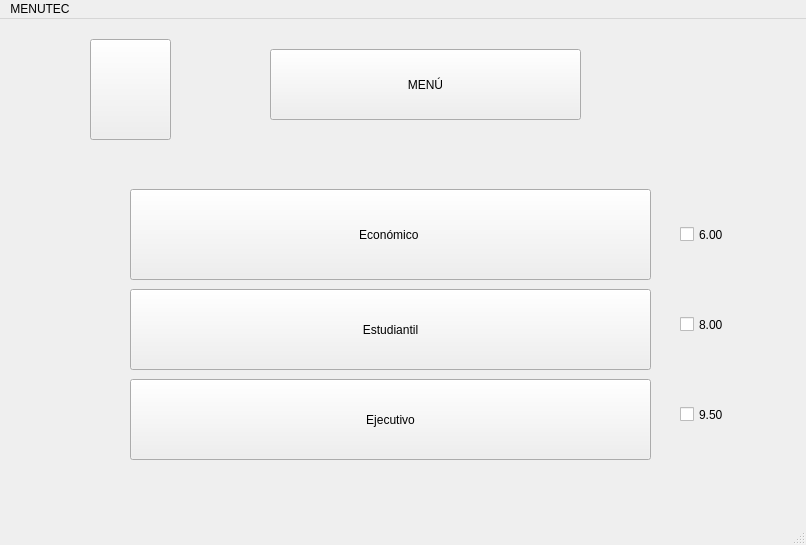
<?xml version="1.0" encoding="UTF-8"?>
<ui version="4.0">
 <class>segundaWindow</class>
 <widget class="QMainWindow" name="segundaWindow">
  <property name="geometry">
   <rect>
    <x>0</x>
    <y>0</y>
    <width>806</width>
    <height>545</height>
   </rect>
  </property>
  <property name="windowTitle">
   <string>MainWindow</string>
  </property>
  <widget class="QWidget" name="centralwidget">
   <widget class="QPushButton" name="btnMenu2">
    <property name="geometry">
     <rect>
      <x>270</x>
      <y>30</y>
      <width>311</width>
      <height>71</height>
     </rect>
    </property>
    <property name="text">
     <string>MENÚ</string>
    </property>
    <property name="icon">
     <iconset>
      <normaloff>UTEC.png</normaloff>UTEC.png</iconset>
    </property>
   </widget>
   <widget class="QPushButton" name="btnIzquierda2">
    <property name="geometry">
     <rect>
      <x>90</x>
      <y>20</y>
      <width>81</width>
      <height>101</height>
     </rect>
    </property>
    <property name="text">
     <string/>
    </property>
    <property name="icon">
     <iconset>
      <normaloff>flecha-hacia-la-izquierda-antes-de-icono-4330-128.png</normaloff>flecha-hacia-la-izquierda-antes-de-icono-4330-128.png</iconset>
    </property>
    <property name="iconSize">
     <size>
      <width>100</width>
      <height>100</height>
     </size>
    </property>
   </widget>
   <widget class="QPushButton" name="btnEconomico2">
    <property name="geometry">
     <rect>
      <x>130</x>
      <y>170</y>
      <width>521</width>
      <height>91</height>
     </rect>
    </property>
    <property name="text">
     <string>Económico </string>
    </property>
   </widget>
   <widget class="QPushButton" name="bntEstudiantil2">
    <property name="geometry">
     <rect>
      <x>130</x>
      <y>270</y>
      <width>521</width>
      <height>81</height>
     </rect>
    </property>
    <property name="text">
     <string>Estudiantil</string>
    </property>
   </widget>
   <widget class="QPushButton" name="btnEjecutivo2">
    <property name="geometry">
     <rect>
      <x>130</x>
      <y>360</y>
      <width>521</width>
      <height>81</height>
     </rect>
    </property>
    <property name="text">
     <string>Ejecutivo</string>
    </property>
   </widget>
   <widget class="QCheckBox" name="checkBox">
    <property name="geometry">
     <rect>
      <x>680</x>
      <y>180</y>
      <width>101</width>
      <height>71</height>
     </rect>
    </property>
    <property name="text">
     <string>6.00</string>
    </property>
   </widget>
   <widget class="QCheckBox" name="checkBox_2">
    <property name="geometry">
     <rect>
      <x>680</x>
      <y>270</y>
      <width>111</width>
      <height>71</height>
     </rect>
    </property>
    <property name="text">
     <string>8.00</string>
    </property>
   </widget>
   <widget class="QCheckBox" name="checkBox_3">
    <property name="geometry">
     <rect>
      <x>680</x>
      <y>360</y>
      <width>111</width>
      <height>71</height>
     </rect>
    </property>
    <property name="text">
     <string>9.50</string>
    </property>
   </widget>
  </widget>
  <widget class="QMenuBar" name="menubar">
   <property name="geometry">
    <rect>
     <x>0</x>
     <y>0</y>
     <width>806</width>
     <height>25</height>
    </rect>
   </property>
   <widget class="QMenu" name="menuMENUTEC">
    <property name="title">
     <string>MENUTEC</string>
    </property>
   </widget>
   <addaction name="menuMENUTEC"/>
  </widget>
  <widget class="QStatusBar" name="statusbar"/>
 </widget>
 <resources/>
 <connections/>
</ui>
